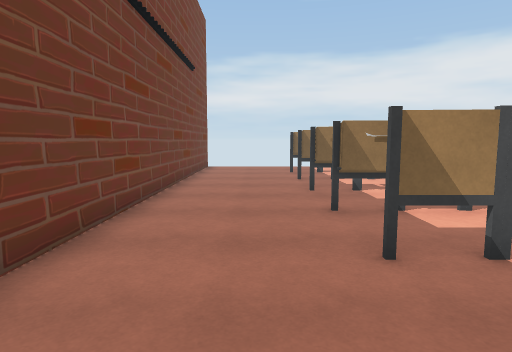
view 1 (above)

21 first-person views from a walk through a 3-D level made in the Unity game engine. The camera is 1.4 m above the floor, tilts 6° down and sees 75° across. The floor is counted in squares, 1 m on a side. Each view is taken from the middle of a square. On the plan, view 1 faces up. The plan holds only what a view shows up to about 15 squares ahead; the rest is blank.

view 2
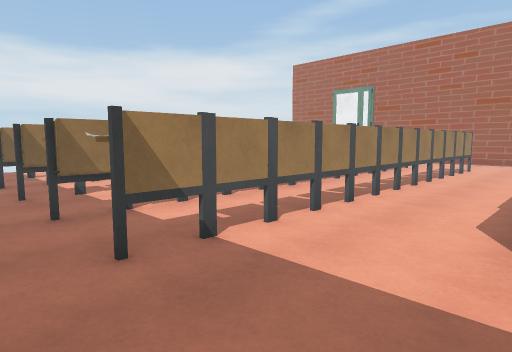

view 3
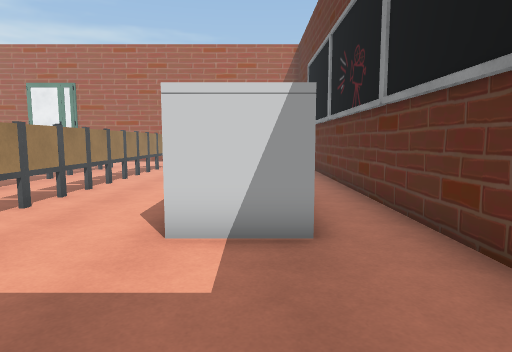

view 4
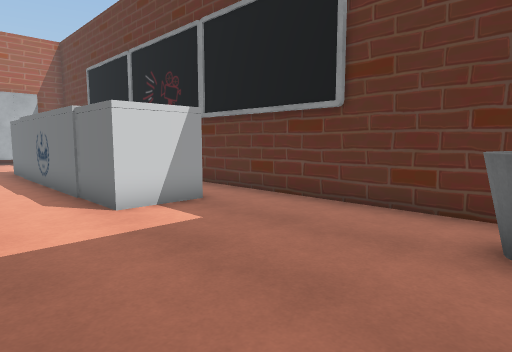

view 5
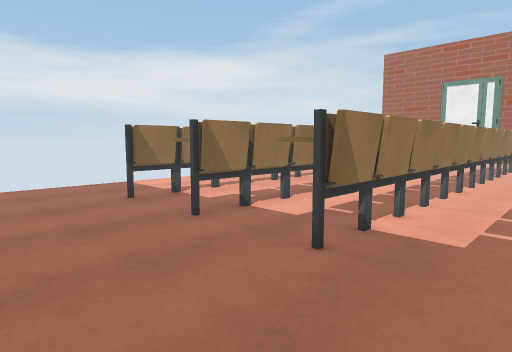

view 6
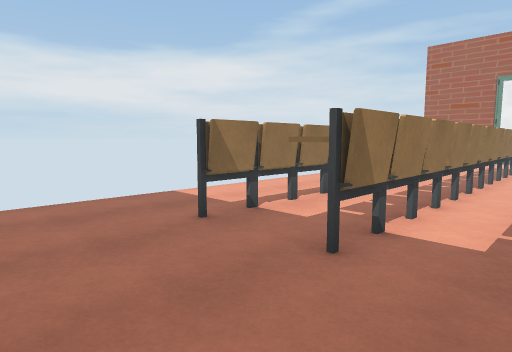

view 7
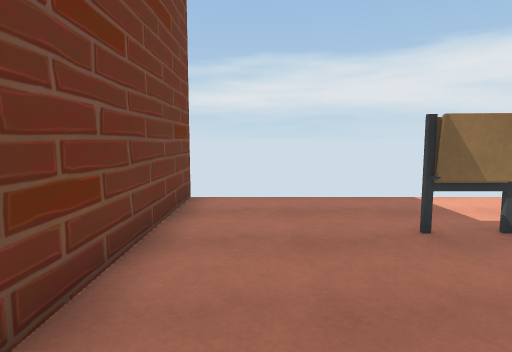

view 8
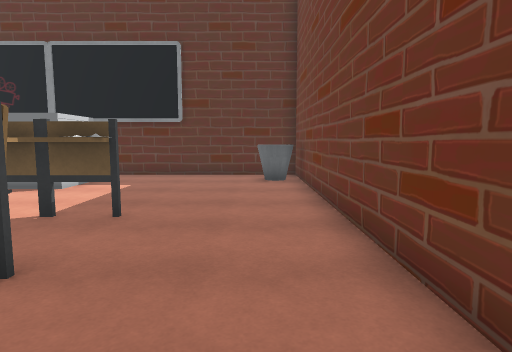

view 9
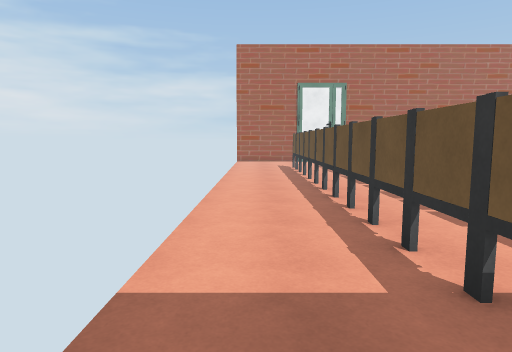

view 10
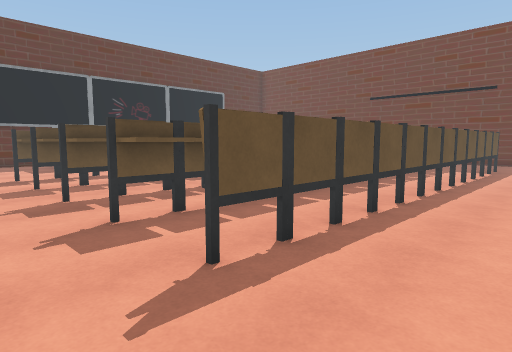

view 11
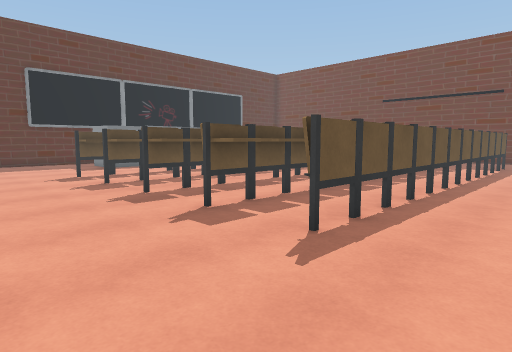

view 12
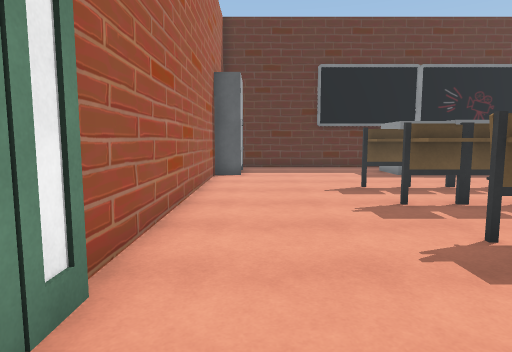

view 13
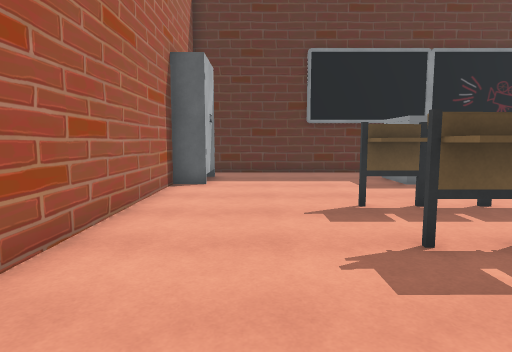

view 14
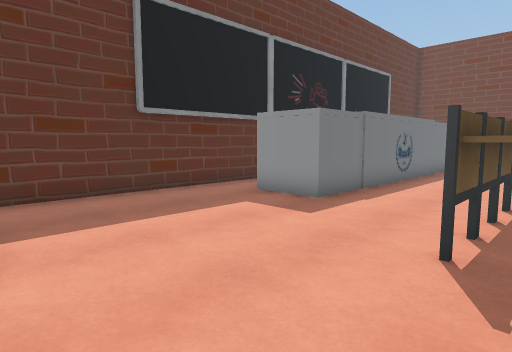

view 15
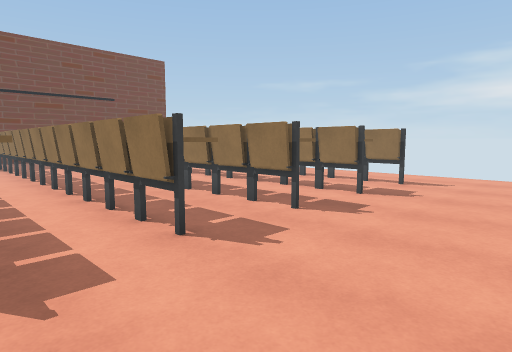

view 16
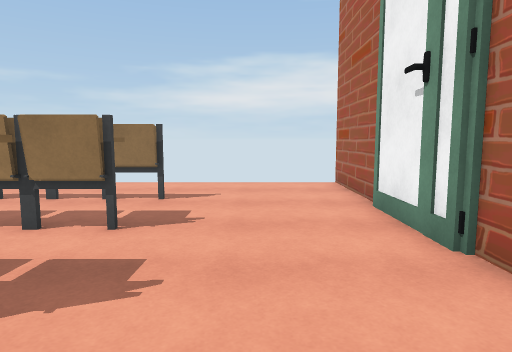

view 17
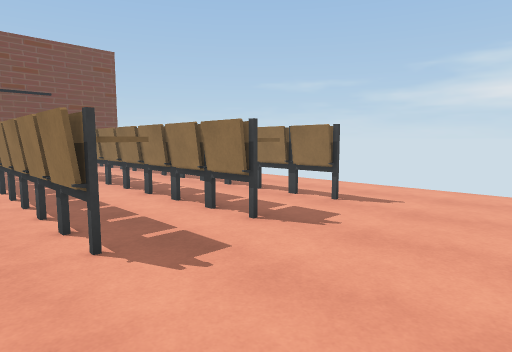

view 18
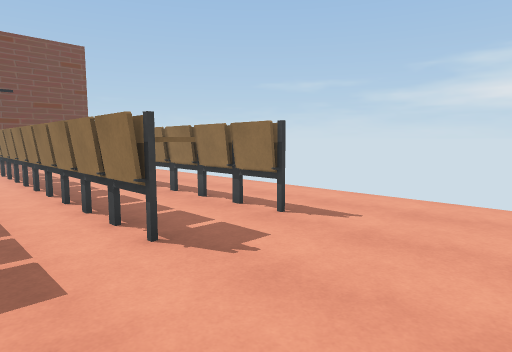

view 19
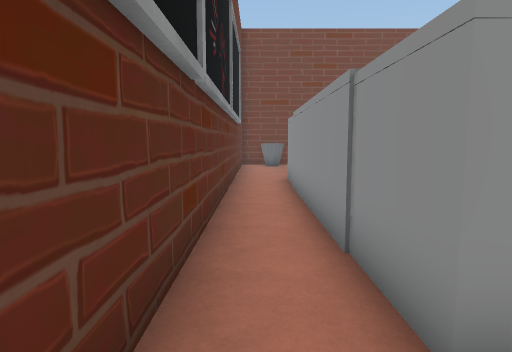

view 20
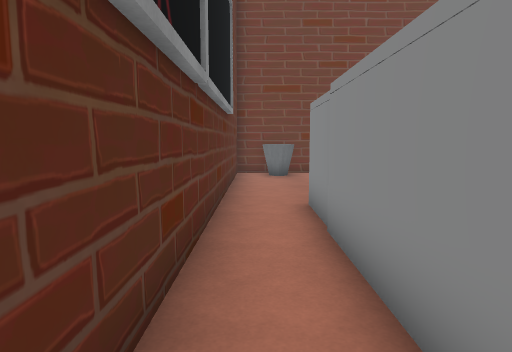

view 21
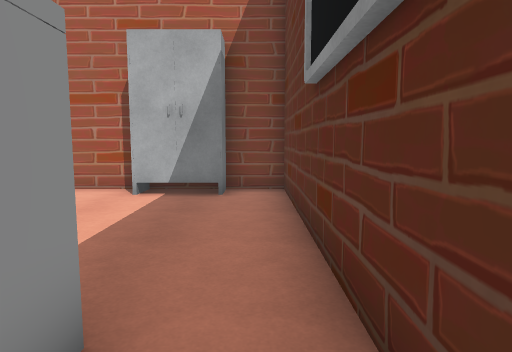

### Floor plan
Key: @ floor where view 1 was taken; # wall or solid block; x gap in a wall; . floor; = window, fence, low wall or low ledge; ^ raised ledge; T thing the floor can be seen under or through; O other object.
Columns run from 3 left of view 1 to 23 right of it. Each row starts with its distance up from view 1.
 18 x.........................x
 17 #.........................#
 16 #.........................#
 15 #....TTTTTTTTTTTTTTTT.....#
 14 #.........................#
 13 #....^^^^^^^^^^^^^^^^T....#
 12 #....^^^^^^^^^^^^^^^^T....#
 11 #.........................#
 10 #....^^^^^^^^^^^^^^^^=....#
  9 #....TTT########TTTTT.....#
  8 #.........................#
  7 #....^^^^^^^^^^^^^^^^.....#
  6 #.........................#
  5 #....O..^...^...^...^.....#
  4 #....O^^^^^^^^^^^^^^^.....#
  3 #.........................#
  2 #.........................#
  1 #.........................#
  0 #..@....###########......O#
 -1 #.......###########......O#
 -2 #OO.....###########......O#
 -3 #O........................#
 -4 ###########################

Where each view was taken, in squares from view 1:
view 1: 0 up, 0 right, facing up
view 2: 0 up, 0 right, facing up-right
view 3: 1 down, 0 right, facing right
view 4: 3 up, 2 left, facing down-right
view 5: 7 up, 2 left, facing up-right
view 6: 10 up, 2 left, facing up-right
view 7: 10 up, 1 left, facing up
view 8: 10 up, 1 left, facing down
view 9: 17 up, 0 right, facing right
view 10: 18 up, 20 right, facing down-left
view 11: 18 up, 22 right, facing down-left
view 12: 14 up, 21 right, facing down
view 13: 11 up, 20 right, facing down
view 14: 5 up, 22 right, facing down-left
view 15: 4 up, 22 right, facing up-left
view 16: 7 up, 20 right, facing up
view 17: 8 up, 22 right, facing up-left
view 18: 10 up, 22 right, facing up-left
view 19: 3 down, 17 right, facing left
view 20: 3 down, 12 right, facing left
view 21: 3 down, 13 right, facing right
